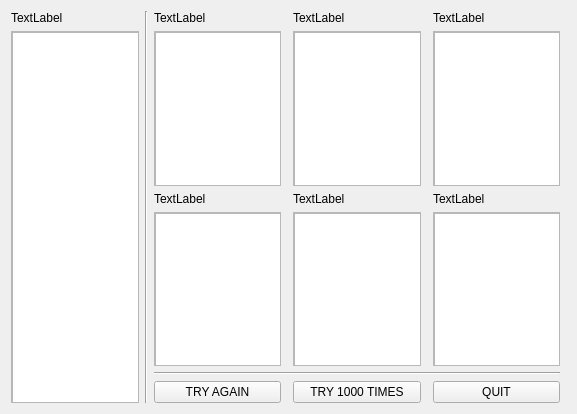
<?xml version="1.0" encoding="UTF-8"?>
<ui version="4.0">
 <class>stern_attack_view</class>
 <widget class="QWidget" name="stern_attack_view">
  <property name="geometry">
   <rect>
    <x>0</x>
    <y>0</y>
    <width>577</width>
    <height>414</height>
   </rect>
  </property>
  <property name="windowTitle">
   <string>Form</string>
  </property>
  <layout class="QGridLayout" name="gridLayout">
   <item row="0" column="0">
    <widget class="QLabel" name="label_state">
     <property name="sizePolicy">
      <sizepolicy hsizetype="Preferred" vsizetype="Preferred">
       <horstretch>0</horstretch>
       <verstretch>0</verstretch>
      </sizepolicy>
     </property>
     <property name="text">
      <string>TextLabel</string>
     </property>
    </widget>
   </item>
   <item row="0" column="1" rowspan="6">
    <widget class="Line" name="line_2">
     <property name="orientation">
      <enum>Qt::Vertical</enum>
     </property>
    </widget>
   </item>
   <item row="0" column="2" colspan="2">
    <widget class="QLabel" name="label_step1">
     <property name="text">
      <string>TextLabel</string>
     </property>
    </widget>
   </item>
   <item row="0" column="4" colspan="2">
    <widget class="QLabel" name="label_step2">
     <property name="text">
      <string>TextLabel</string>
     </property>
    </widget>
   </item>
   <item row="0" column="6" colspan="2">
    <widget class="QLabel" name="label_step3">
     <property name="text">
      <string>TextLabel</string>
     </property>
    </widget>
   </item>
   <item row="1" column="0" rowspan="5">
    <widget class="QScrollArea" name="scrollArea_currstate">
     <property name="widgetResizable">
      <bool>true</bool>
     </property>
     <widget class="QWidget" name="scrollAreaWidgetContents_7">
      <property name="geometry">
       <rect>
        <x>0</x>
        <y>0</y>
        <width>127</width>
        <height>375</height>
       </rect>
      </property>
      <widget class="QPlainTextEdit" name="plainTextEdit_state">
       <property name="geometry">
        <rect>
         <x>0</x>
         <y>0</y>
         <width>131</width>
         <height>381</height>
        </rect>
       </property>
      </widget>
     </widget>
    </widget>
   </item>
   <item row="1" column="2">
    <widget class="QScrollArea" name="scrollArea_step1">
     <property name="widgetResizable">
      <bool>true</bool>
     </property>
     <widget class="QWidget" name="scrollAreaWidgetContents">
      <property name="geometry">
       <rect>
        <x>0</x>
        <y>0</y>
        <width>126</width>
        <height>155</height>
       </rect>
      </property>
      <widget class="QPlainTextEdit" name="plainTextEdit_step1">
       <property name="geometry">
        <rect>
         <x>0</x>
         <y>0</y>
         <width>131</width>
         <height>161</height>
        </rect>
       </property>
      </widget>
     </widget>
    </widget>
   </item>
   <item row="1" column="4">
    <widget class="QScrollArea" name="scrollArea_step2">
     <property name="widgetResizable">
      <bool>true</bool>
     </property>
     <widget class="QWidget" name="scrollAreaWidgetContents_2">
      <property name="geometry">
       <rect>
        <x>0</x>
        <y>0</y>
        <width>127</width>
        <height>155</height>
       </rect>
      </property>
      <widget class="QPlainTextEdit" name="plainTextEdit_step2">
       <property name="geometry">
        <rect>
         <x>0</x>
         <y>0</y>
         <width>131</width>
         <height>161</height>
        </rect>
       </property>
      </widget>
     </widget>
    </widget>
   </item>
   <item row="1" column="6">
    <widget class="QScrollArea" name="scrollArea_step3">
     <property name="widgetResizable">
      <bool>true</bool>
     </property>
     <widget class="QWidget" name="scrollAreaWidgetContents_3">
      <property name="geometry">
       <rect>
        <x>0</x>
        <y>0</y>
        <width>126</width>
        <height>155</height>
       </rect>
      </property>
      <widget class="QPlainTextEdit" name="plainTextEdit_step3">
       <property name="geometry">
        <rect>
         <x>0</x>
         <y>0</y>
         <width>131</width>
         <height>161</height>
        </rect>
       </property>
      </widget>
     </widget>
    </widget>
   </item>
   <item row="2" column="2" colspan="2">
    <widget class="QLabel" name="label_step4">
     <property name="text">
      <string>TextLabel</string>
     </property>
    </widget>
   </item>
   <item row="2" column="4" colspan="2">
    <widget class="QLabel" name="label_step5">
     <property name="text">
      <string>TextLabel</string>
     </property>
    </widget>
   </item>
   <item row="2" column="6" colspan="2">
    <widget class="QLabel" name="label_step6">
     <property name="text">
      <string>TextLabel</string>
     </property>
    </widget>
   </item>
   <item row="3" column="2">
    <widget class="QScrollArea" name="scrollArea_step4">
     <property name="widgetResizable">
      <bool>true</bool>
     </property>
     <widget class="QWidget" name="scrollAreaWidgetContents_4">
      <property name="geometry">
       <rect>
        <x>0</x>
        <y>0</y>
        <width>126</width>
        <height>155</height>
       </rect>
      </property>
      <widget class="QPlainTextEdit" name="plainTextEdit_step4">
       <property name="geometry">
        <rect>
         <x>0</x>
         <y>0</y>
         <width>131</width>
         <height>161</height>
        </rect>
       </property>
      </widget>
     </widget>
    </widget>
   </item>
   <item row="3" column="4">
    <widget class="QScrollArea" name="scrollArea_step5">
     <property name="widgetResizable">
      <bool>true</bool>
     </property>
     <widget class="QWidget" name="scrollAreaWidgetContents_5">
      <property name="geometry">
       <rect>
        <x>0</x>
        <y>0</y>
        <width>127</width>
        <height>155</height>
       </rect>
      </property>
      <widget class="QPlainTextEdit" name="plainTextEdit_step5">
       <property name="geometry">
        <rect>
         <x>0</x>
         <y>0</y>
         <width>131</width>
         <height>161</height>
        </rect>
       </property>
      </widget>
     </widget>
    </widget>
   </item>
   <item row="3" column="6">
    <widget class="QScrollArea" name="scrollArea_step6">
     <property name="widgetResizable">
      <bool>true</bool>
     </property>
     <widget class="QWidget" name="scrollAreaWidgetContents_6">
      <property name="geometry">
       <rect>
        <x>0</x>
        <y>0</y>
        <width>126</width>
        <height>155</height>
       </rect>
      </property>
      <widget class="QPlainTextEdit" name="plainTextEdit_step6">
       <property name="geometry">
        <rect>
         <x>0</x>
         <y>0</y>
         <width>131</width>
         <height>161</height>
        </rect>
       </property>
      </widget>
     </widget>
    </widget>
   </item>
   <item row="4" column="2" colspan="5">
    <widget class="Line" name="line">
     <property name="orientation">
      <enum>Qt::Horizontal</enum>
     </property>
    </widget>
   </item>
   <item row="5" column="6">
    <widget class="QPushButton" name="pushButton_quit">
     <property name="text">
      <string>QUIT</string>
     </property>
    </widget>
   </item>
   <item row="5" column="4">
    <widget class="QPushButton" name="pushButton_saveresult">
     <property name="text">
      <string>TRY 1000 TIMES</string>
     </property>
    </widget>
   </item>
   <item row="5" column="2">
    <widget class="QPushButton" name="pushButton_tryagain">
     <property name="text">
      <string>TRY AGAIN</string>
     </property>
    </widget>
   </item>
  </layout>
 </widget>
 <resources/>
 <connections/>
</ui>
